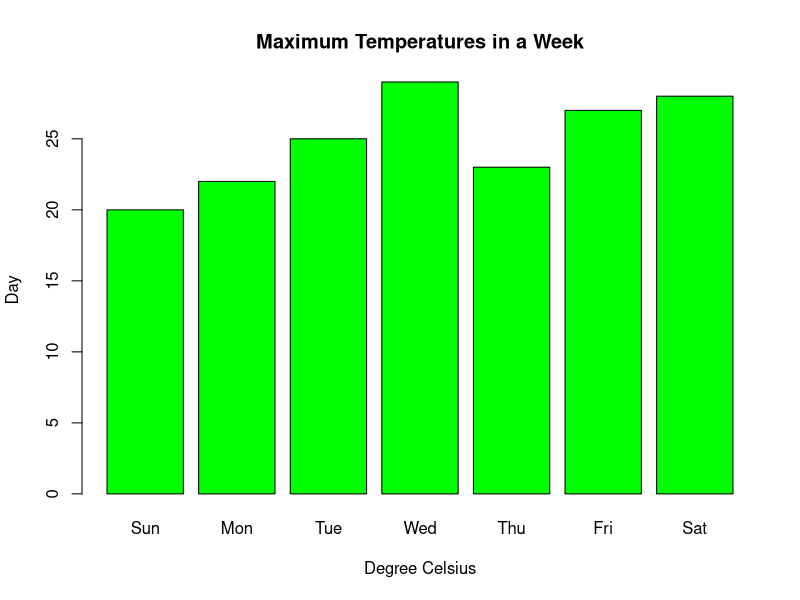

Write R code to recreate this figure.
temperatures <- c(20, 22, 25, 29, 23, 27, 28) 
result <- barplot(temperatures, 
                  main = "Maximum Temperatures in a Week", 
                  xlab = "Degree Celsius", 
                  ylab = "Day", 
                  names.arg = c("Sun", "Mon", "Tue", "Wed", "Thu", "Fri", "Sat"), 
                  col = "green", 
) 
print(result)
